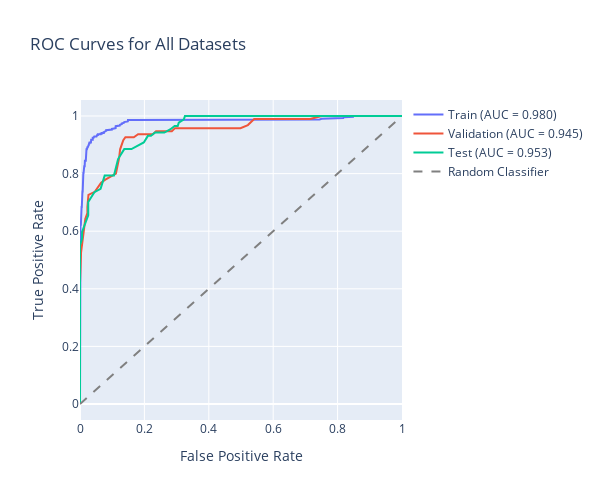
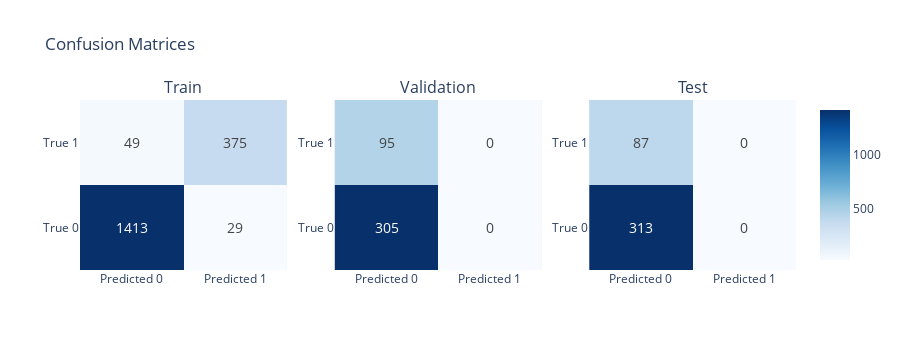
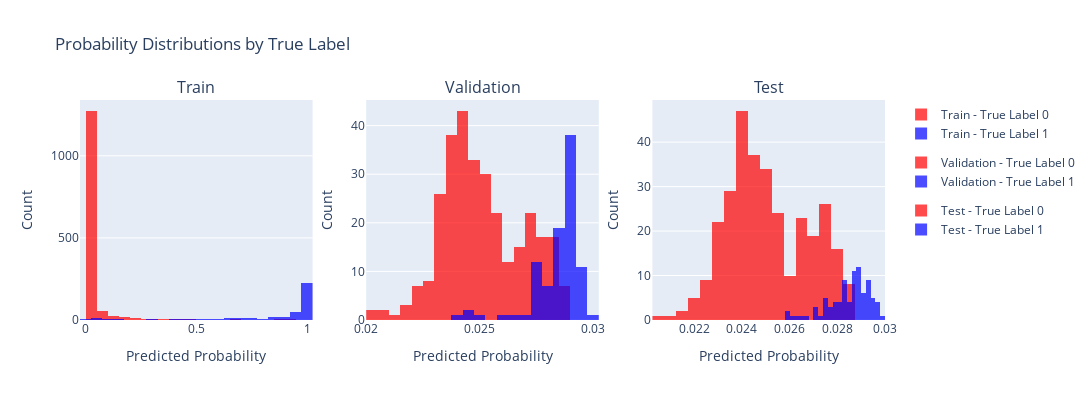
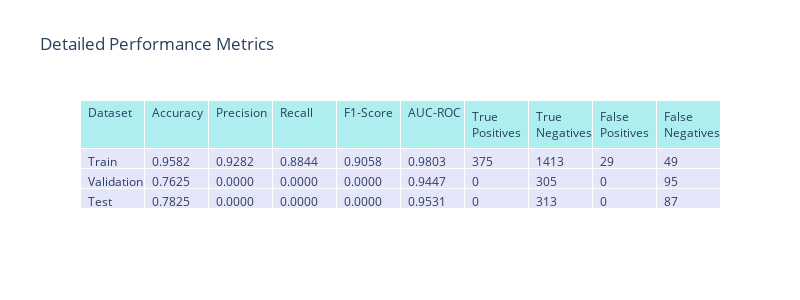

The notebook cell these images were saved under, in order:
### Code cell
from plotly.subplots import make_subplots
from sklearn.metrics import roc_curve, auc, confusion_matrix
import pandas as pd

# Create interactive plots for model evaluation
import plotly.graph_objects as go
import plotly.express as px

# Combine all datasets for comprehensive analysis
datasets = {
    'Train': best_train_stats,
    'Validation': best_val_stats, 
    'Test': best_test_stats
}

# 1. ROC Curve Plot
fig_roc = go.Figure()

for name, df in datasets.items():
    fpr, tpr, _ = roc_curve(df['true_label'], df['probability'])
    roc_auc = auc(fpr, tpr)
    
    fig_roc.add_trace(go.Scatter(
        x=fpr, y=tpr,
        mode='lines',
        name=f'{name} (AUC = {roc_auc:.3f})',
        line=dict(width=2)
    ))

# Add diagonal line
fig_roc.add_trace(go.Scatter(
    x=[0, 1], y=[0, 1],
    mode='lines',
    name='Random Classifier',
    line=dict(dash='dash', color='gray')
))

fig_roc.update_layout(
    title='ROC Curves for All Datasets',
    xaxis_title='False Positive Rate',
    yaxis_title='True Positive Rate',
    width=600, height=500
)

fig_roc.show()

# 2. Confusion Matrix Plots
fig_cm = make_subplots(
    rows=1, cols=3,
    subplot_titles=['Train', 'Validation', 'Test'],
    specs=[[{"type": "xy"}, {"type": "xy"}, {"type": "xy"}]]
)

for i, (name, df) in enumerate(datasets.items(), 1):
    cm = confusion_matrix(df['true_label'], df['predicted_label'])
    
    fig_cm.add_trace(
        go.Heatmap(
            z=cm,
            x=['Predicted 0', 'Predicted 1'],
            y=['True 0', 'True 1'],
            colorscale='Blues',
            showscale=(i==1),
            text=cm,
            texttemplate="%{text}",
            textfont={"size": 14}
        ),
        row=1, col=i
    )

fig_cm.update_layout(
    title='Confusion Matrices',
    width=900, height=350
)

fig_cm.show()

# 3. Probability Distribution Plots
fig_dist = make_subplots(
    rows=1, cols=3,
    subplot_titles=['Train', 'Validation', 'Test']
)

for i, (name, df) in enumerate(datasets.items(), 1):
    # Separate probabilities by true label
    prob_0 = df[df['true_label'] == 0]['probability']
    prob_1 = df[df['true_label'] == 1]['probability']
    
    fig_dist.add_trace(
        go.Histogram(
            x=prob_0,
            name=f'{name} - True Label 0',
            opacity=0.7,
            nbinsx=30,
            legendgroup=f'group{i}',
            marker_color='red'
        ),
        row=1, col=i
    )
    
    fig_dist.add_trace(
        go.Histogram(
            x=prob_1,
            name=f'{name} - True Label 1',
            opacity=0.7,
            nbinsx=30,
            legendgroup=f'group{i}',
            marker_color='blue'
        ),
        row=1, col=i
    )

fig_dist.update_layout(
    title='Probability Distributions by True Label',
    width=1200, height=400,
    barmode='overlay'
)

fig_dist.update_xaxes(title_text="Predicted Probability")
fig_dist.update_yaxes(title_text="Count")

fig_dist.show()

# 4. Performance Metrics Summary
metrics_summary = []
for name, df in datasets.items():
    cm = confusion_matrix(df['true_label'], df['predicted_label'])
    fpr, tpr, _ = roc_curve(df['true_label'], df['probability'])
    roc_auc = auc(fpr, tpr)
    
    tn, fp, fn, tp = cm.ravel()
    accuracy = (tp + tn) / (tp + tn + fp + fn)
    precision = tp / (tp + fp) if (tp + fp) > 0 else 0
    recall = tp / (tp + fn) if (tp + fn) > 0 else 0
    f1 = 2 * (precision * recall) / (precision + recall) if (precision + recall) > 0 else 0
    
    metrics_summary.append({
        'Dataset': name,
        'Accuracy': accuracy,
        'Precision': precision,
        'Recall': recall,
        'F1-Score': f1,
        'AUC-ROC': roc_auc,
        'True Positives': tp,
        'True Negatives': tn,
        'False Positives': fp,
        'False Negatives': fn
    })

metrics_df_detailed = pd.DataFrame(metrics_summary)

# Interactive metrics table
fig_metrics = go.Figure(data=[go.Table(
    header=dict(values=list(metrics_df_detailed.columns),
                fill_color='paleturquoise',
                align='left'),
    cells=dict(values=[metrics_df_detailed[col] for col in metrics_df_detailed.columns],
               fill_color='lavender',
               align='left',
               format=[None, '.4f', '.4f', '.4f', '.4f', '.4f', None, None, None, None]))
])

fig_metrics.update_layout(title="Detailed Performance Metrics", width=800, height=300)
fig_metrics.show()

print("Interactive plots created successfully!")
print("\nDetailed Metrics Summary:")
print(metrics_df_detailed.round(4))

### Figure 1 — Plotly figure (JSON) as saved in the notebook; plotly's stock layout.template omitted (floating-point values rounded to 4 significant figures; data arrays with more than 128 entries replaced by an {"elided": "..."} marker saying what was removed)
{"data": [{"line": {"width": 2}, "mode": "lines", "name": "Train (AUC = 0.980)", "type": "scatter", "x": {"elided": "338 float values"}, "y": {"elided": "338 float values"}}, {"line": {"width": 2}, "mode": "lines", "name": "Validation (AUC = 0.945)", "type": "scatter", "x": [0.0, 0.0, 0.0, 0.0, 0.0, 0.0, 0.0, 0.0, 0.0, 0.0, 0.003279, 0.009836, 0.01639, 0.02295, 0.02295, 0.02623, 0.0459, 0.06557, 0.07869, 0.1115, 0.1213, 0.1246, 0.1344, 0.141, 0.1672, 0.1803, 0.1902, 0.2066, 0.2197, 0.2262, 0.2361, 0.2557, 0.2689, 0.2754, 0.2852, 0.2951, 0.3148, 0.3213, 0.3377, 0.3443, 0.3672, 0.3934, 0.4, 0.4197, 0.4557, 0.4656, 0.4984, 0.5213, 0.541, 0.5639, 0.5738, 0.6328, 0.659, 0.6984, 0.7148, 0.7508, 0.8098, 0.8328, 0.8393, 0.8656, 0.8885, 0.9148, 0.9246, 0.9311, 0.9344, 0.941, 0.9508, 0.9672, 0.9738, 0.9803, 1.0], "y": [0.0, 0.01053, 0.05263, 0.06316, 0.1053, 0.1263, 0.2211, 0.3263, 0.3895, 0.4211, 0.5263, 0.5789, 0.6421, 0.6632, 0.6842, 0.7263, 0.7368, 0.7684, 0.7789, 0.8, 0.8526, 0.8842, 0.9158, 0.9263, 0.9263, 0.9368, 0.9368, 0.9368, 0.9368, 0.9368, 0.9474, 0.9474, 0.9474, 0.9474, 0.9474, 0.9579, 0.9579, 0.9579, 0.9579, 0.9579, 0.9579, 0.9579, 0.9579, 0.9579, 0.9579, 0.9579, 0.9579, 0.9684, 0.9895, 0.9895, 0.9895, 0.9895, 0.9895, 0.9895, 0.9895, 1.0, 1.0, 1.0, 1.0, 1.0, 1.0, 1.0, 1.0, 1.0, 1.0, 1.0, 1.0, 1.0, 1.0, 1.0, 1.0]}, {"line": {"width": 2}, "mode": "lines", "name": "Test (AUC = 0.953)", "type": "scatter", "x": [0.0, 0.0, 0.0, 0.0, 0.0, 0.0, 0.0, 0.0, 0.0, 0.0, 0.0, 0.0, 0.0, 0.00639, 0.00639, 0.02556, 0.02556, 0.04473, 0.0639, 0.07348, 0.07668, 0.1054, 0.1118, 0.1182, 0.1374, 0.1597, 0.1981, 0.2109, 0.2141, 0.2204, 0.2332, 0.2492, 0.262, 0.2812, 0.2939, 0.3003, 0.3035, 0.3067, 0.3227, 0.3259, 0.3355, 0.3482, 0.3578, 0.3706, 0.4026, 0.4409, 0.4728, 0.4984, 0.5112, 0.5367, 0.5495, 0.5815, 0.6038, 0.6294, 0.6581, 0.7061, 0.7316, 0.754, 0.7796, 0.7987, 0.8083, 0.8307, 0.8498, 0.8722, 0.8914, 0.8946, 0.9042, 0.9297, 0.9553, 0.9681, 0.9808, 0.9872, 1.0], "y": [0.0, 0.01149, 0.02299, 0.05747, 0.08046, 0.1494, 0.2184, 0.2414, 0.2874, 0.3908, 0.4253, 0.5057, 0.5517, 0.5747, 0.5977, 0.6552, 0.7011, 0.7356, 0.7471, 0.7816, 0.7931, 0.7931, 0.8276, 0.8506, 0.8851, 0.8851, 0.908, 0.931, 0.931, 0.931, 0.9425, 0.9425, 0.9425, 0.954, 0.9655, 0.9655, 0.9655, 0.977, 0.9885, 1.0, 1.0, 1.0, 1.0, 1.0, 1.0, 1.0, 1.0, 1.0, 1.0, 1.0, 1.0, 1.0, 1.0, 1.0, 1.0, 1.0, 1.0, 1.0, 1.0, 1.0, 1.0, 1.0, 1.0, 1.0, 1.0, 1.0, 1.0, 1.0, 1.0, 1.0, 1.0, 1.0, 1.0]}, {"line": {"color": "gray", "dash": "dash"}, "mode": "lines", "name": "Random Classifier", "type": "scatter", "x": [0, 1], "y": [0, 1]}], "layout": {"height": 500, "title": {"text": "ROC Curves for All Datasets"}, "width": 600, "xaxis": {"title": {"text": "False Positive Rate"}}, "yaxis": {"title": {"text": "True Positive Rate"}}}}

### Figure 2 — Plotly figure (JSON) as saved in the notebook; plotly's stock layout.template omitted (floating-point values rounded to 4 significant figures)
{"data": [{"colorscale": [[0, "rgb(247,251,255)"], [0.125, "rgb(222,235,247)"], [0.25, "rgb(198,219,239)"], [0.375, "rgb(158,202,225)"], [0.5, "rgb(107,174,214)"], [0.625, "rgb(66,146,198)"], [0.75, "rgb(33,113,181)"], [0.875, "rgb(8,81,156)"], [1, "rgb(8,48,107)"]], "showscale": true, "text": [[1413, 29], [49, 375]], "textfont": {"size": 14}, "texttemplate": "%{text}", "type": "heatmap", "x": ["Predicted 0", "Predicted 1"], "xaxis": "x", "y": ["True 0", "True 1"], "yaxis": "y", "z": [[1413, 29], [49, 375]]}, {"colorscale": [[0, "rgb(247,251,255)"], [0.125, "rgb(222,235,247)"], [0.25, "rgb(198,219,239)"], [0.375, "rgb(158,202,225)"], [0.5, "rgb(107,174,214)"], [0.625, "rgb(66,146,198)"], [0.75, "rgb(33,113,181)"], [0.875, "rgb(8,81,156)"], [1, "rgb(8,48,107)"]], "showscale": false, "text": [[305, 0], [95, 0]], "textfont": {"size": 14}, "texttemplate": "%{text}", "type": "heatmap", "x": ["Predicted 0", "Predicted 1"], "xaxis": "x2", "y": ["True 0", "True 1"], "yaxis": "y2", "z": [[305, 0], [95, 0]]}, {"colorscale": [[0, "rgb(247,251,255)"], [0.125, "rgb(222,235,247)"], [0.25, "rgb(198,219,239)"], [0.375, "rgb(158,202,225)"], [0.5, "rgb(107,174,214)"], [0.625, "rgb(66,146,198)"], [0.75, "rgb(33,113,181)"], [0.875, "rgb(8,81,156)"], [1, "rgb(8,48,107)"]], "showscale": false, "text": [[313, 0], [87, 0]], "textfont": {"size": 14}, "texttemplate": "%{text}", "type": "heatmap", "x": ["Predicted 0", "Predicted 1"], "xaxis": "x3", "y": ["True 0", "True 1"], "yaxis": "y3", "z": [[313, 0], [87, 0]]}], "layout": {"annotations": [{"font": {"size": 16}, "showarrow": false, "text": "Train", "x": 0.1444, "xanchor": "center", "xref": "paper", "y": 1, "yanchor": "bottom", "yref": "paper"}, {"font": {"size": 16}, "showarrow": false, "text": "Validation", "x": 0.5, "xanchor": "center", "xref": "paper", "y": 1, "yanchor": "bottom", "yref": "paper"}, {"font": {"size": 16}, "showarrow": false, "text": "Test", "x": 0.8556, "xanchor": "center", "xref": "paper", "y": 1, "yanchor": "bottom", "yref": "paper"}], "height": 350, "title": {"text": "Confusion Matrices"}, "width": 900, "xaxis": {"anchor": "y", "domain": [0, 0.2889]}, "xaxis2": {"anchor": "y2", "domain": [0.3556, 0.6444]}, "xaxis3": {"anchor": "y3", "domain": [0.7111, 1]}, "yaxis": {"anchor": "x", "domain": [0, 1]}, "yaxis2": {"anchor": "x2", "domain": [0, 1]}, "yaxis3": {"anchor": "x3", "domain": [0, 1]}}}

### Figure 3 — Plotly figure (JSON) as saved in the notebook; plotly's stock layout.template omitted (floating-point values rounded to 4 significant figures; data arrays with more than 128 entries replaced by an {"elided": "..."} marker saying what was removed)
{"data": [{"legendgroup": "group1", "marker": {"color": "red"}, "name": "Train - True Label 0", "nbinsx": 30, "opacity": 0.7, "type": "histogram", "x": {"elided": "1442 float values"}, "xaxis": "x", "yaxis": "y"}, {"legendgroup": "group1", "marker": {"color": "blue"}, "name": "Train - True Label 1", "nbinsx": 30, "opacity": 0.7, "type": "histogram", "x": {"elided": "424 float values"}, "xaxis": "x", "yaxis": "y"}, {"legendgroup": "group2", "marker": {"color": "red"}, "name": "Validation - True Label 0", "nbinsx": 30, "opacity": 0.7, "type": "histogram", "x": {"elided": "305 float values"}, "xaxis": "x2", "yaxis": "y2"}, {"legendgroup": "group2", "marker": {"color": "blue"}, "name": "Validation - True Label 1", "nbinsx": 30, "opacity": 0.7, "type": "histogram", "x": [0.0291, 0.0276, 0.0278, 0.0277, 0.0291, 0.0288, 0.0284, 0.0294, 0.0277, 0.0288, 0.0291, 0.0247, 0.0295, 0.0292, 0.0283, 0.0279, 0.0286, 0.0275, 0.0276, 0.0286, 0.0285, 0.026, 0.0289, 0.0291, 0.0288, 0.0287, 0.0296, 0.0274, 0.0296, 0.0292, 0.0292, 0.0283, 0.0277, 0.0282, 0.0291, 0.0291, 0.029, 0.0266, 0.0288, 0.0292, 0.0296, 0.0291, 0.0287, 0.029, 0.029, 0.0292, 0.0292, 0.0292, 0.0294, 0.0292, 0.0293, 0.0294, 0.0287, 0.0286, 0.0288, 0.0289, 0.0275, 0.0283, 0.0275, 0.0248, 0.0292, 0.0288, 0.0293, 0.0277, 0.0288, 0.0289, 0.0281, 0.0285, 0.0286, 0.0291, 0.0291, 0.0283, 0.0288, 0.0277, 0.0281, 0.0286, 0.0276, 0.0239, 0.0288, 0.0247, 0.0288, 0.0291, 0.0296, 0.029, 0.0287, 0.03, 0.0287, 0.029, 0.0284, 0.0281, 0.0272, 0.028, 0.0286, 0.0294, 0.029], "xaxis": "x2", "yaxis": "y2"}, {"legendgroup": "group3", "marker": {"color": "red"}, "name": "Test - True Label 0", "nbinsx": 30, "opacity": 0.7, "type": "histogram", "x": {"elided": "313 float values"}, "xaxis": "x3", "yaxis": "y3"}, {"legendgroup": "group3", "marker": {"color": "blue"}, "name": "Test - True Label 1", "nbinsx": 30, "opacity": 0.7, "type": "histogram", "x": [0.0292, 0.0264, 0.0295, 0.0287, 0.0288, 0.0297, 0.0287, 0.0258, 0.0279, 0.0288, 0.0296, 0.0289, 0.0283, 0.0287, 0.0286, 0.028, 0.0284, 0.0286, 0.0284, 0.0289, 0.0272, 0.0278, 0.0287, 0.0295, 0.0289, 0.0285, 0.029, 0.026, 0.0267, 0.0287, 0.0259, 0.0283, 0.0271, 0.0294, 0.0294, 0.0292, 0.0289, 0.0289, 0.0286, 0.0289, 0.027, 0.0281, 0.0287, 0.0286, 0.0275, 0.0275, 0.0291, 0.0276, 0.0276, 0.0263, 0.029, 0.0285, 0.0283, 0.027, 0.0296, 0.0288, 0.0283, 0.0282, 0.0281, 0.0289, 0.0291, 0.0282, 0.0279, 0.029, 0.0274, 0.0298, 0.0279, 0.0274, 0.0276, 0.0283, 0.0274, 0.0293, 0.0282, 0.0292, 0.0296, 0.0292, 0.0292, 0.0289, 0.0282, 0.029, 0.0293, 0.0287, 0.0292, 0.0293, 0.0294, 0.0289, 0.0281], "xaxis": "x3", "yaxis": "y3"}], "layout": {"annotations": [{"font": {"size": 16}, "showarrow": false, "text": "Train", "x": 0.1444, "xanchor": "center", "xref": "paper", "y": 1, "yanchor": "bottom", "yref": "paper"}, {"font": {"size": 16}, "showarrow": false, "text": "Validation", "x": 0.5, "xanchor": "center", "xref": "paper", "y": 1, "yanchor": "bottom", "yref": "paper"}, {"font": {"size": 16}, "showarrow": false, "text": "Test", "x": 0.8556, "xanchor": "center", "xref": "paper", "y": 1, "yanchor": "bottom", "yref": "paper"}], "barmode": "overlay", "height": 400, "title": {"text": "Probability Distributions by True Label"}, "width": 1200, "xaxis": {"anchor": "y", "domain": [0, 0.2889], "title": {"text": "Predicted Probability"}}, "xaxis2": {"anchor": "y2", "domain": [0.3556, 0.6444], "title": {"text": "Predicted Probability"}}, "xaxis3": {"anchor": "y3", "domain": [0.7111, 1], "title": {"text": "Predicted Probability"}}, "yaxis": {"anchor": "x", "domain": [0, 1], "title": {"text": "Count"}}, "yaxis2": {"anchor": "x2", "domain": [0, 1], "title": {"text": "Count"}}, "yaxis3": {"anchor": "x3", "domain": [0, 1], "title": {"text": "Count"}}}}

### Figure 4 — Plotly figure (JSON) as saved in the notebook; plotly's stock layout.template omitted (floating-point values rounded to 4 significant figures)
{"data": [{"cells": {"align": "left", "fill": {"color": "lavender"}, "format": [null, ".4f", ".4f", ".4f", ".4f", ".4f", null, null, null, null], "values": [["Train", "Validation", "Test"], [0.9582, 0.7625, 0.7825], [0.9282, 0, 0], [0.8844, 0, 0], [0.9058, 0, 0], [0.9803, 0.9447, 0.9531], [375, 0, 0], [1413, 305, 313], [29, 0, 0], [49, 95, 87]]}, "header": {"align": "left", "fill": {"color": "paleturquoise"}, "values": ["Dataset", "Accuracy", "Precision", "Recall", "F1-Score", "AUC-ROC", "True Positives", "True Negatives", "False Positives", "False Negatives"]}, "type": "table"}], "layout": {"height": 300, "title": {"text": "Detailed Performance Metrics"}, "width": 800}}
